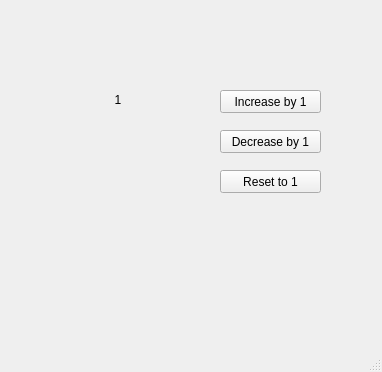
<?xml version="1.0" encoding="UTF-8"?>
<ui version="4.0">
 <class>MainWindow</class>
 <widget class="QMainWindow" name="MainWindow">
  <property name="geometry">
   <rect>
    <x>0</x>
    <y>0</y>
    <width>382</width>
    <height>372</height>
   </rect>
  </property>
  <property name="windowTitle">
   <string>MainWindow</string>
  </property>
  <widget class="QWidget" name="centralwidget">
   <widget class="QPushButton" name="btnIncrease">
    <property name="geometry">
     <rect>
      <x>220</x>
      <y>90</y>
      <width>101</width>
      <height>23</height>
     </rect>
    </property>
    <property name="text">
     <string>Increase by 1</string>
    </property>
   </widget>
   <widget class="QLabel" name="lblNum">
    <property name="geometry">
     <rect>
      <x>90</x>
      <y>90</y>
      <width>56</width>
      <height>20</height>
     </rect>
    </property>
    <property name="text">
     <string>1</string>
    </property>
    <property name="alignment">
     <set>Qt::AlignCenter</set>
    </property>
   </widget>
   <widget class="QPushButton" name="btnDecrease">
    <property name="geometry">
     <rect>
      <x>220</x>
      <y>130</y>
      <width>101</width>
      <height>23</height>
     </rect>
    </property>
    <property name="text">
     <string>Decrease by 1</string>
    </property>
   </widget>
   <widget class="QPushButton" name="btnReset">
    <property name="geometry">
     <rect>
      <x>220</x>
      <y>170</y>
      <width>101</width>
      <height>23</height>
     </rect>
    </property>
    <property name="text">
     <string>Reset to 1</string>
    </property>
   </widget>
  </widget>
  <widget class="QMenuBar" name="menubar">
   <property name="geometry">
    <rect>
     <x>0</x>
     <y>0</y>
     <width>382</width>
     <height>21</height>
    </rect>
   </property>
  </widget>
  <widget class="QStatusBar" name="statusbar"/>
 </widget>
 <resources/>
 <connections/>
</ui>
